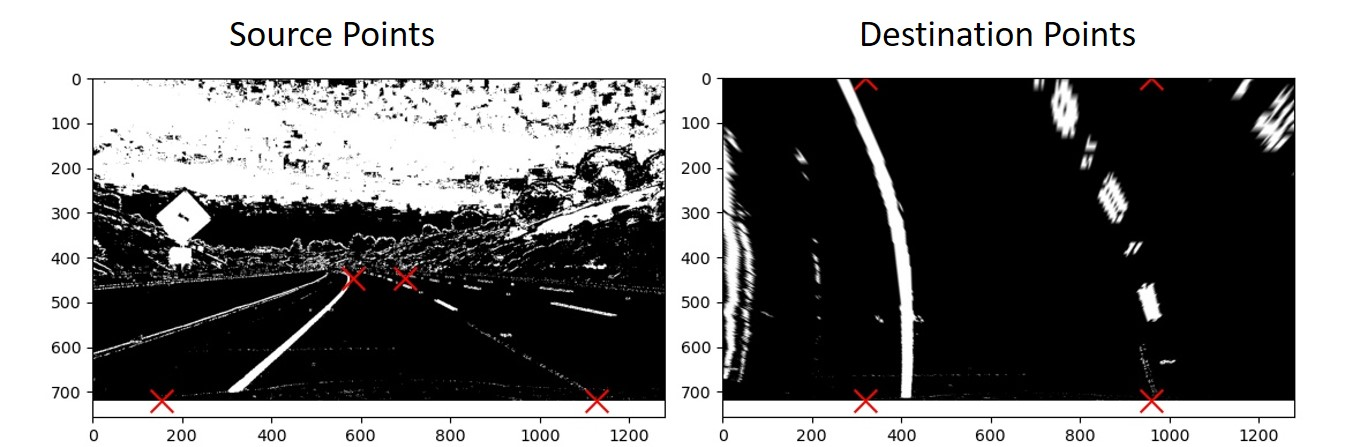
#> input picture Project 2 - Advanced Lane Finding/Assets/Source&DestinationPoints - Copy.jpg, 1368 x 447 px
$ python -i Lane_Finder_Video.py   (imports and definitions only)   (older library calls are emulated)
#> lines starting #> are read from the running program, lines starting #| are printed output that depends on the picture
### Project 2 - Advanced Lane Finding/Tracker.py
import numpy as np


class Tracker:
	def __init__(self, Mywindow_width, Mywindow_height, Mymargin, Mysmooth_factor):
		# list that stores all the past (left, right) center set values used for smoothing the output
		self.recent_centers = []
		# the window pixel width of the center values, used to count pixels inside center windows to determine curve values
		self.window_width = Mywindow_width
		# the window pixel height of the center values, used to count pixels inside center winndows to determine curve values
		# breaks the image into verticallevels
		self.window_height = Mywindow_height
		# the pixel distance in both directions to slide (left_window + right window) template for searching
		self.margin = Mymargin
		# How many frames results are averaged together to find the current frame result
		self.smooth_factor = Mysmooth_factor

	# the main tracking function for finding and storing lane segment positions
	# [52 lines left out: function find_window_centroids, not called in this run]

### Project 2 - Advanced Lane Finding/Lane_Finder_Video.py
import numpy as np
import cv2
import pickle

from moviepy.video.io.VideoFileClip import VideoFileClip

from Tracker import Tracker

# Importing the calibration data previously obtained
# [1 line not run here, left out]
# [1 line that did not run here, left out]
# [1 line that did not run here, left out]


# Find pixels with a specific gradient in either the x or the y direction depending on the orient input.
def abs_sobel_threshold(img, orient='x', sobel_kernel=3, thresh=(0, 255)):
	# 1) Convert to grayscale
#> called with orient = 'x', sobel_kernel = 3, thresh = (0, 255)
	gray = cv2.cvtColor(img, cv2.COLOR_RGB2GRAY)
	# 2) Take the derivative in x or y given orient = 'x' or 'y'
	if orient == 'x':
		sobel = cv2.Sobel(gray, cv2.CV_64F, 1, 0, ksize=sobel_kernel)
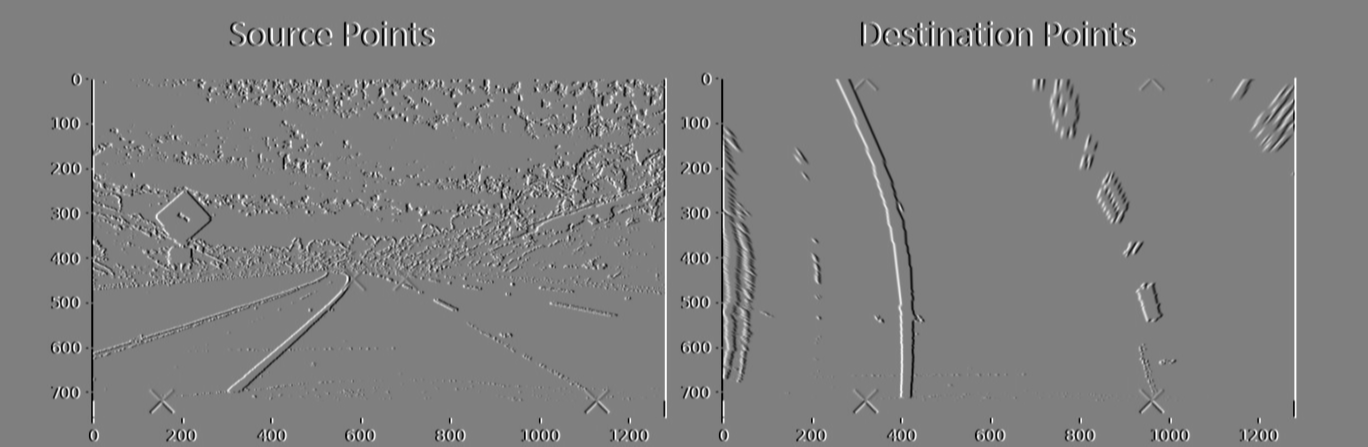
#> sobel: shape (447, 1368) float64; min -1020, max 1020, mean 0; drawn with min black and max white
	if orient == 'y':
		sobel = cv2.Sobel(gray, cv2.CV_64F, 0, 1, ksize=sobel_kernel)
	# 3) Take the absolute value of the derivative or gradient
	abs_sobel = np.absolute(sobel)
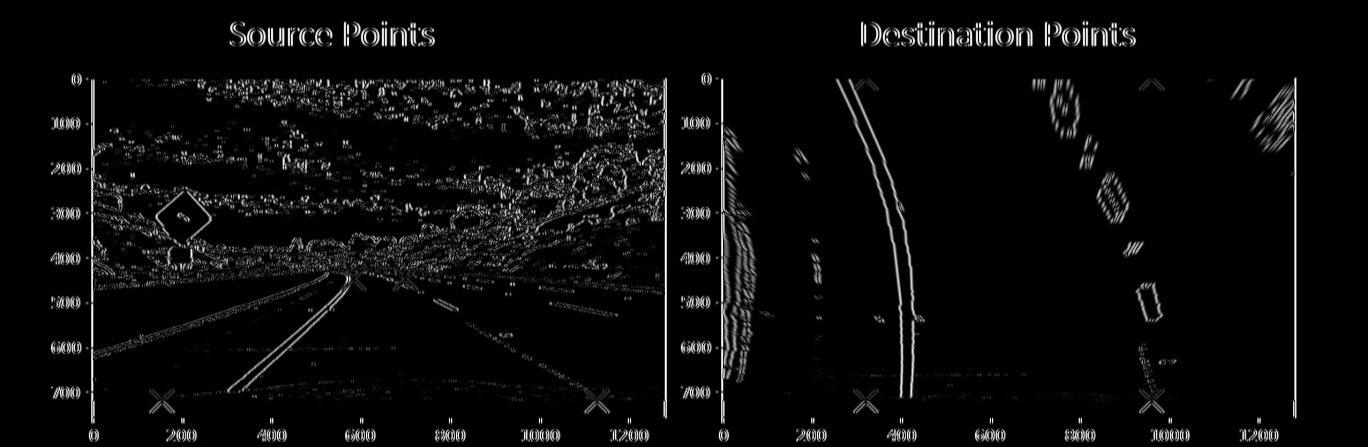
#> abs_sobel: shape (447, 1368) float64; min 0, max 1020, mean 43.3; drawn with min black and max white
	# 4) Scale to 8-bit (0 - 255) then convert to type = np.uint8
	scaled_sobel = np.uint8(255 * abs_sobel / np.max(abs_sobel))
	# 5) Create a mask of 1's where the scaled gradient magnitude is > thresh_min and < thresh_max
	binary_output = np.zeros_like(scaled_sobel)
	binary_output[(scaled_sobel >= thresh[0]) & (scaled_sobel <= thresh[1])] = 1
	# 6) Return this mask as your binary_output image
	return binary_output


# Combines the gradient in both the x and y direction to find the pixels with a specific magnitude
# [61 lines left out: functions mag_threshold, dir_threshold, sv_threshold, window_mask, vconcat_resize_min, hconcat_resize_min, not called in this run]


# Concatenation of videos for debugging. Both vertical and horizontal direction.
def concat_tile_resize(im_list_2d, interpolation=cv2.INTER_CUBIC):
	im_list_v = [hconcat_resize_min(im_list_h, interpolation=cv2.INTER_CUBIC) for im_list_h in im_list_2d]
	return vconcat_resize_min(im_list_v, interpolation=cv2.INTER_CUBIC)


# Process every image in the video using this function
# [105 lines left out: function process_image, not called in this run]

# 720 pixels correspond to 10 meters in the y direction
y_pixels_to_meters = 10 / 720
# 384 pixels correspond to 4 meters in the x direction
x_pixels_to_meters = 4 / 384
window_width = 30
window_height = 40
# set up the overall class to do all the tracking
curve_centers = Tracker(Mywindow_width=window_width, Mywindow_height=window_height, Mymargin=55, Mysmooth_factor=10)

output_video1 = 'test_videos_output/project_video_tracked.mp4'
input_video1 = 'test_videos/project_video.mp4'
# [1 line that did not run here, left out]

# defining perspective transformation area
# [1 line that did not run here, left out]
bottom_width = 0.76  # percent of bottom trapezoid width
top_width = 0.09  # percent of top trapezoid width
height_percentage = 0.62  # percentage of trapezoid height
bottom_trim = 1.0  # percent from top to bottom to avoid car hood
# bottom_trim = 0.935  # percent from top to bottom to avoid car hood
# [8 lines that did not run here, left out]

# [1 line that did not run here, left out]

# [8 lines that did not run here, left out]

# Calculating the perspective transform M and its inverse based on the source points and the destination points.
# [1 line that did not run here, left out]
# [1 line that did not run here, left out]


# [1 line that did not run here, left out]
# [1 line not run here, left out]

# [11 lines of commented-out code are left out]

>>> import cv2
>>> picture = cv2.cvtColor(cv2.imread('Assets/Source&DestinationPoints - Copy.jpg'), cv2.COLOR_BGR2RGB)
>>> result = abs_sobel_threshold(picture)
#> result: shape (447, 1368); every value is 1

$ run again, on Project 2 - Advanced Lane Finding/Assets/Boxes.jpg
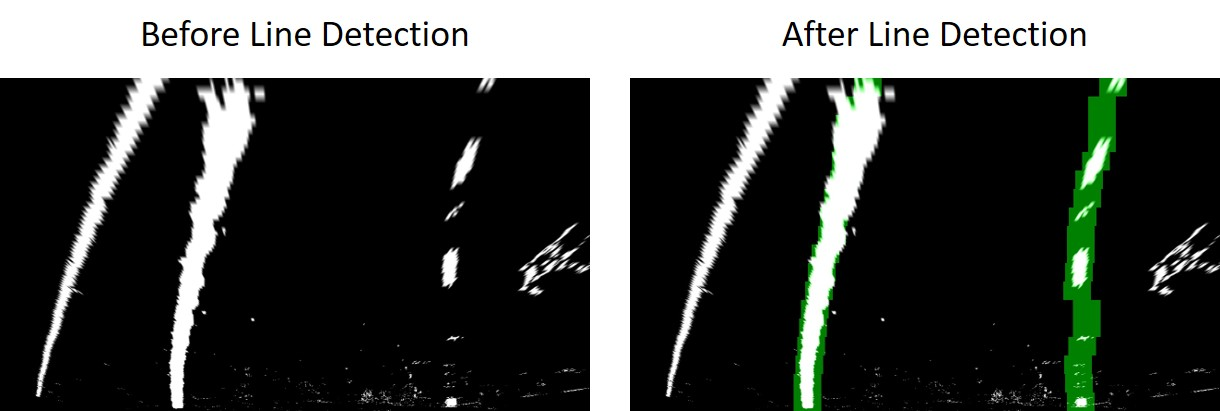
#> input picture Project 2 - Advanced Lane Finding/Assets/Boxes.jpg, 1220 x 411 px
#> in abs_sobel_threshold, `sobel = cv2.Sobel(gray, cv2.CV_64F, 1, 0, ksize=sobel_kernel)`:
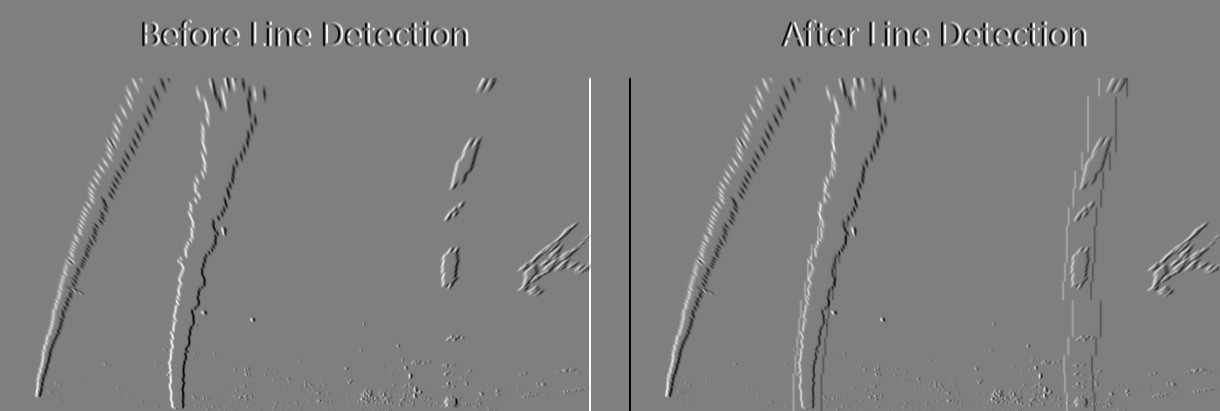
#> sobel: shape (411, 1220) float64; min -1020, max 1020, mean 0; drawn with min black and max white
#> in abs_sobel_threshold, `abs_sobel = np.absolute(sobel)`:
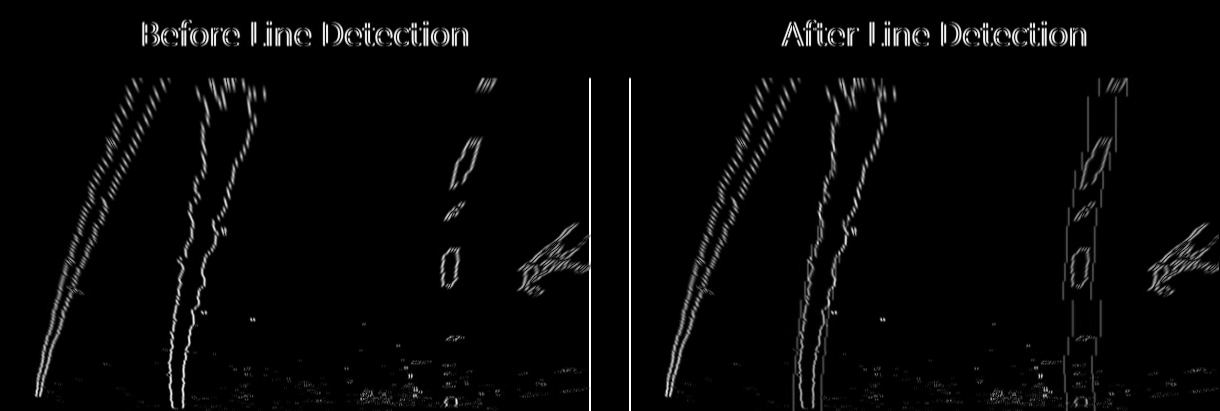
#> abs_sobel: shape (411, 1220) float64; min 0, max 1020, mean 28.6; drawn with min black and max white
#> result: shape (411, 1220); every value is 1

$ run again, on Project 2 - Advanced Lane Finding/Assets/CameraCalibration.jpg
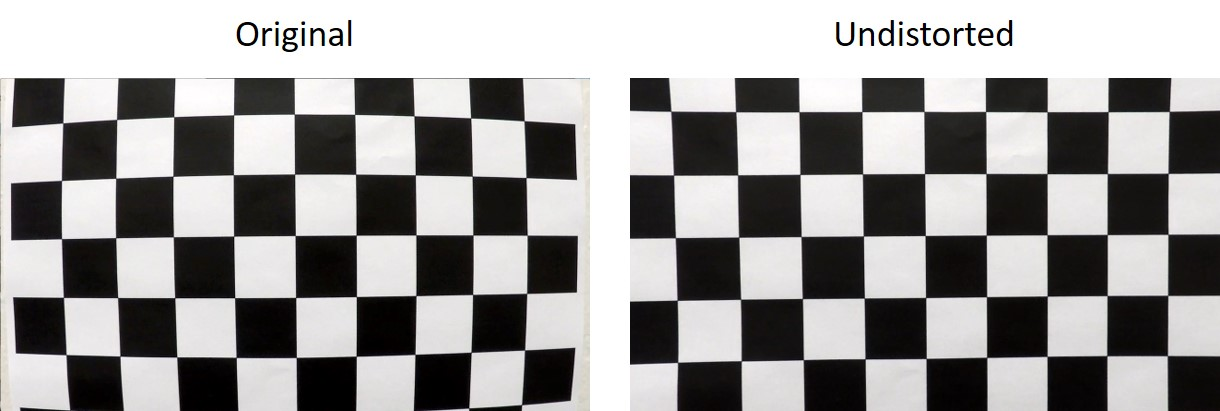
#> input picture Project 2 - Advanced Lane Finding/Assets/CameraCalibration.jpg, 1220 x 411 px
#> in abs_sobel_threshold, `sobel = cv2.Sobel(gray, cv2.CV_64F, 1, 0, ksize=sobel_kernel)`:
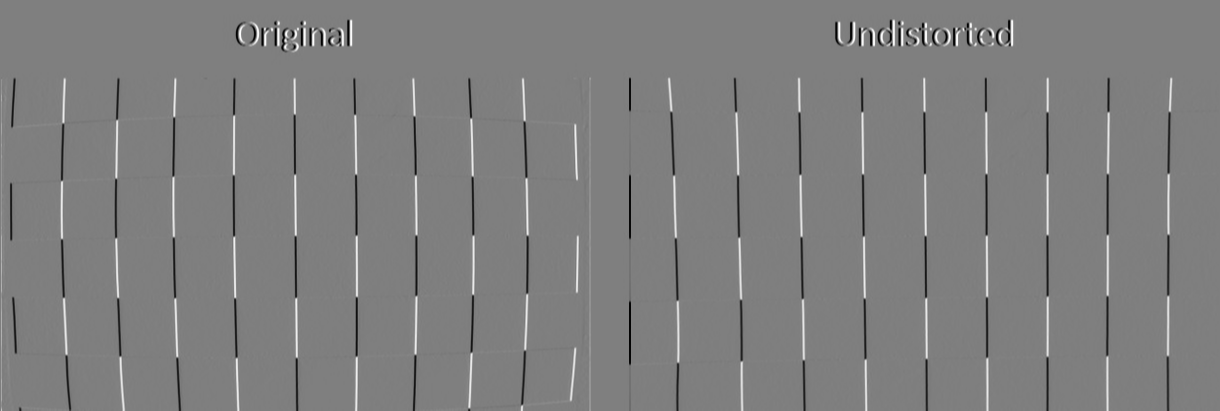
#> sobel: shape (411, 1220) float64; min -996, max 1002, mean -0.4; drawn with min black and max white
#> in abs_sobel_threshold, `abs_sobel = np.absolute(sobel)`:
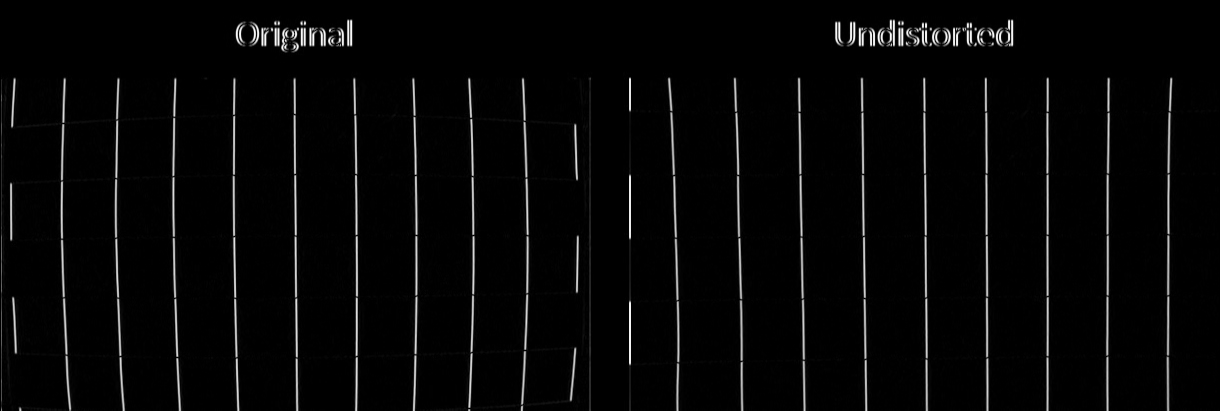
#> abs_sobel: shape (411, 1220) float64; min 0, max 1002, mean 28.9; drawn with min black and max white
#> result: shape (411, 1220); every value is 1

$ run again, on Project 2 - Advanced Lane Finding/Assets/Curvature.JPG
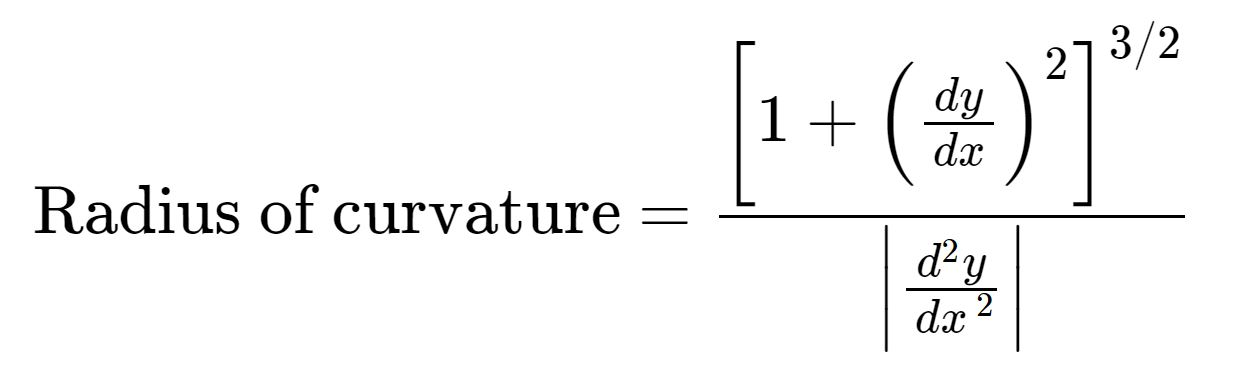
#> input picture Project 2 - Advanced Lane Finding/Assets/Curvature.JPG, 1233 x 372 px
#> in abs_sobel_threshold, `sobel = cv2.Sobel(gray, cv2.CV_64F, 1, 0, ksize=sobel_kernel)`:
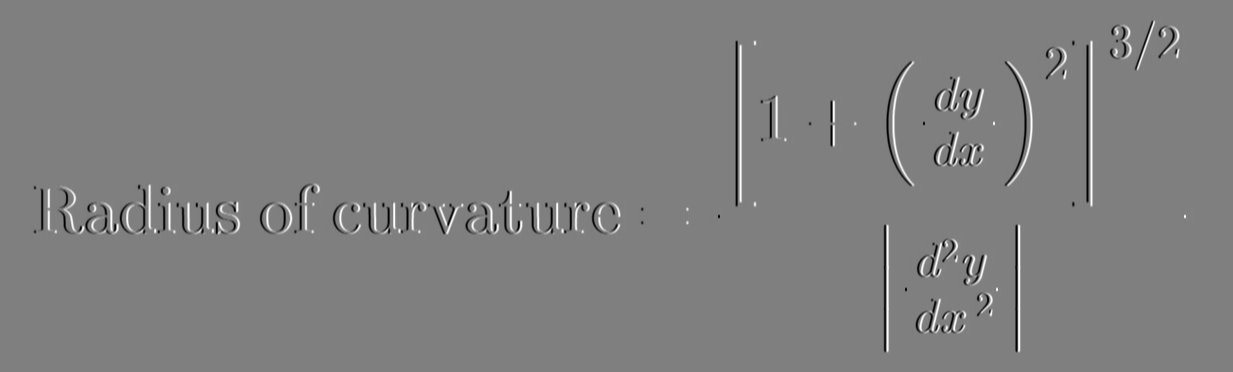
#> sobel: shape (372, 1233) float64; min -1020, max 1020, mean 0; drawn with min black and max white
#> in abs_sobel_threshold, `abs_sobel = np.absolute(sobel)`:
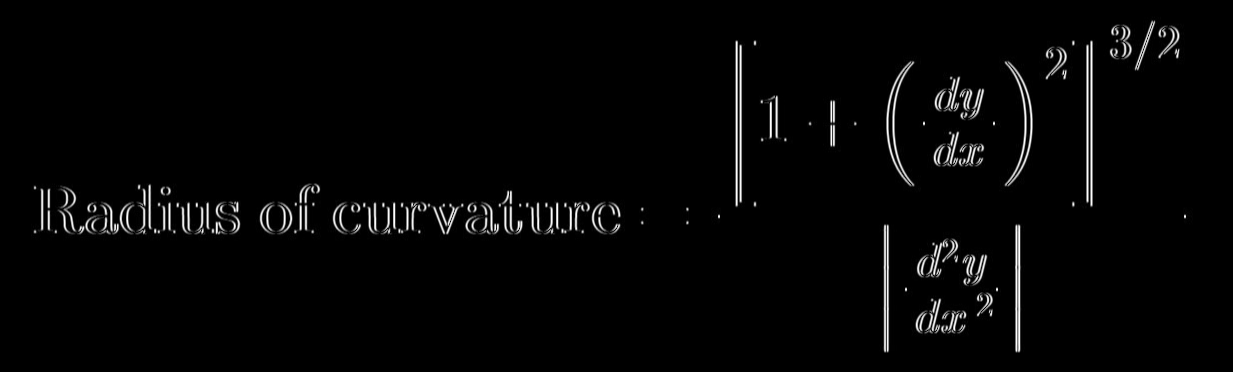
#> abs_sobel: shape (372, 1233) float64; min 0, max 1020, mean 22.4; drawn with min black and max white
#> result: shape (372, 1233); every value is 1
